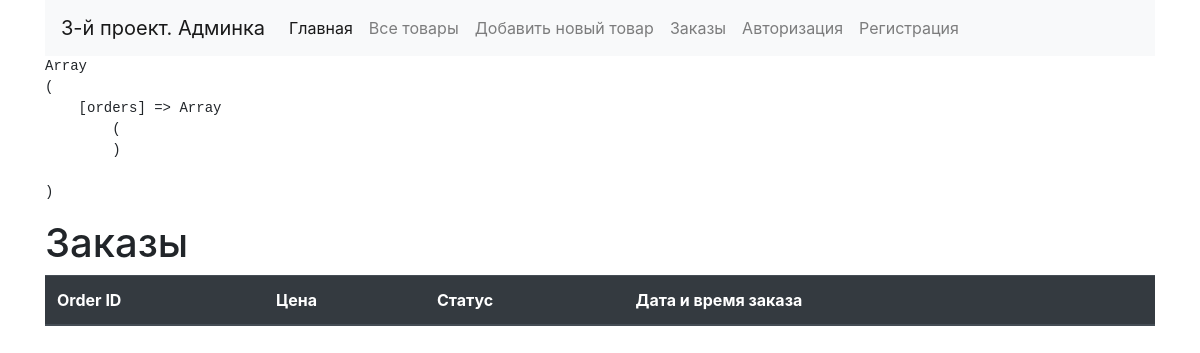
The app's page /admin/orders.php (signed in), older data.
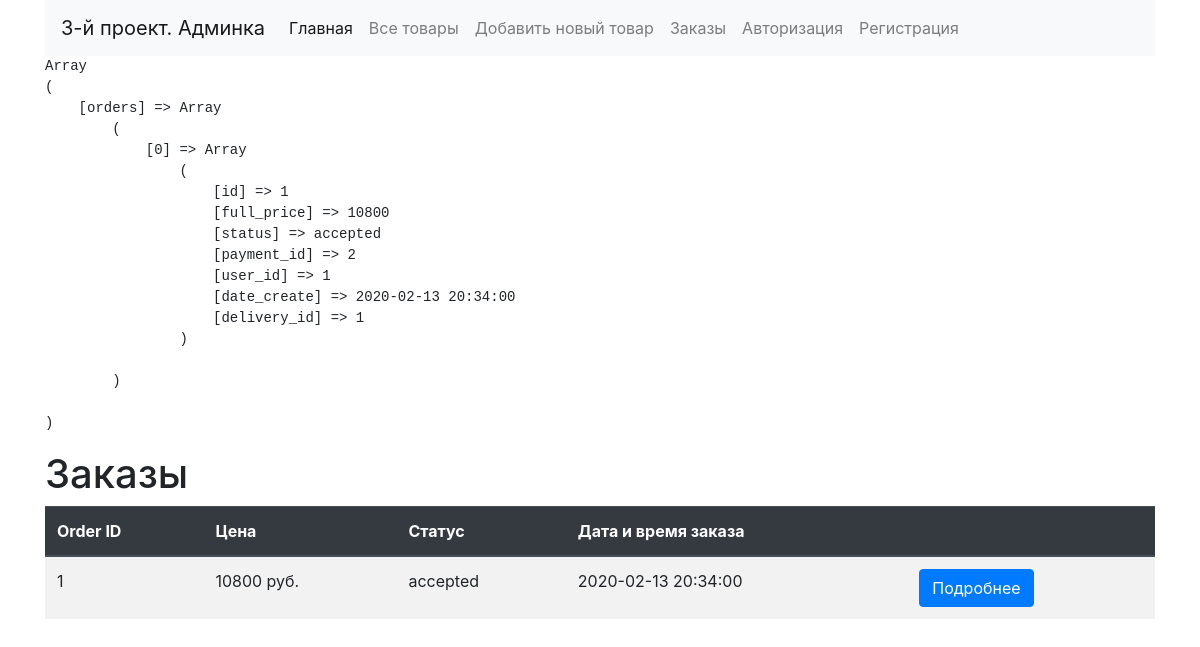
The same page, newer data.
### tables this page shows
CREATE TABLE IF NOT EXISTS `orders` (
  `id` int(11) NOT NULL AUTO_INCREMENT,
  `full_price` float NOT NULL,
  `status` varchar(255) NOT NULL,
  `payment_id` int(11) NOT NULL,
  `user_id` int(11) NOT NULL,
  `date_create` timestamp NOT NULL DEFAULT CURRENT_TIMESTAMP,
  `delivery_id` int(11) NOT NULL,
  PRIMARY KEY (`id`)
);

### admin/orders.php (the view, shortened to what this page needs)
<?php
    include($_SERVER['DOCUMENT_ROOT'].'/admin/modules/header.php');
    $template = [
        'orders'=>[]
    ];
    $sql_order = "SELECT * FROM orders ORDER BY date_create DESC";
    $result_order = mysqli_query($db, $sql_order);
    while($row = mysqli_fetch_assoc($result_order)){
        $template['orders'][] = $row;
    }
    d($template);
?>
<div class="row">
    <div class="col-12">
        <h1>Заказы</h1>
        <table class="table table-striped">
            <thead class="thead-dark">
                <tr>
                    <th>Order ID</th>
                    <th>Цена</th>
                    <th>Статус</th>
                    <th>Дата и время заказа</th>
                    <th></th>
                </tr>
            </thead>
            <tbody>
                <?php foreach($template['orders'] as $order_item): ?>
                    <tr>
                        <td><?=$order_item['id']?></td>
                        <td><?=$order_item['full_price']?> руб.</td>
                        <td><?=$order_item['status']?></td>
                        <td><?=$order_item['date_create']?></td>
                        <td>
                            <a href="/admin/detail_order.php?id=<?=$order_item['id']?>" class="btn btn-primary">Подробнее</a>
                        </td>
                    </tr>
                <?php endforeach;?>
            </tbody>
        </table>
    </div>
</div>
<?php include($_SERVER['DOCUMENT_ROOT'].'/admin/modules/footer.php'); ?>

### admin/modules/header.php (shortened to what this page needs)
<!DOCTYPE html>
<html lang="ru">
<head>
    <link rel="stylesheet" href="https://stackpath.bootstrapcdn.com/bootstrap/4.4.1/css/bootstrap.min.css">
</head>
<body>
    <div class="container">
        <nav class="navbar navbar-expand-lg navbar-light bg-light">
        <a class="navbar-brand" href="#">3-й проект. Админка</a>
        <div class="collapse navbar-collapse" id="navbarNavAltMarkup">
            <div class="navbar-nav">
                <a class="nav-item nav-link active" href="/admin">Главная <span class="sr-only">(current)</span></a>
                <a class="nav-item nav-link" href="/admin/catalog.php">Все товары</a>
                <a class="nav-item nav-link" href="/admin/newproduct.php">Добавить новый товар</a>
                <a class="nav-item nav-link" href="/admin/orders.php">Заказы</a>
                <a class="nav-item nav-link" href="/admin/auth.php">Авторизация</a>
                <a class="nav-item nav-link" href="/admin/reg.php">Регистрация</a>
            </div>
        </div>
    </nav>

### modules/functions.php
<?php
    function d($arr){
        echo '<pre>';
        print_r($arr);
        echo '</pre>';
    }
?>

### admin/modules/footer.php
    </div>
</body>
</html>

Row changes from the older to the newer data that the page shows:
added orders: id "1", full_price "10800", status "accepted", date_create "2020-02-13 20:34:00"
Text that changed along with them:
text no longer shown: "Array ( [orders] => Array ( ) )"
text now shown: "Array ( [orders] => Array ( [0] => Array ( [id] => 1 [full_price] => 10800 [status] => accepted [payment_id] => 2 [user_id] => 1 [date_create] => 2020-02-13 20:34:00 [delivery_id] => 1 ) ) )"
